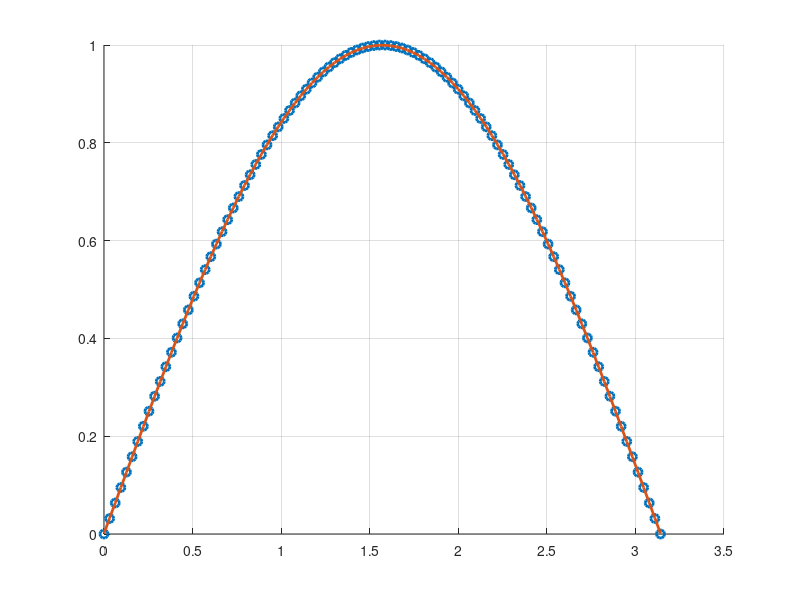
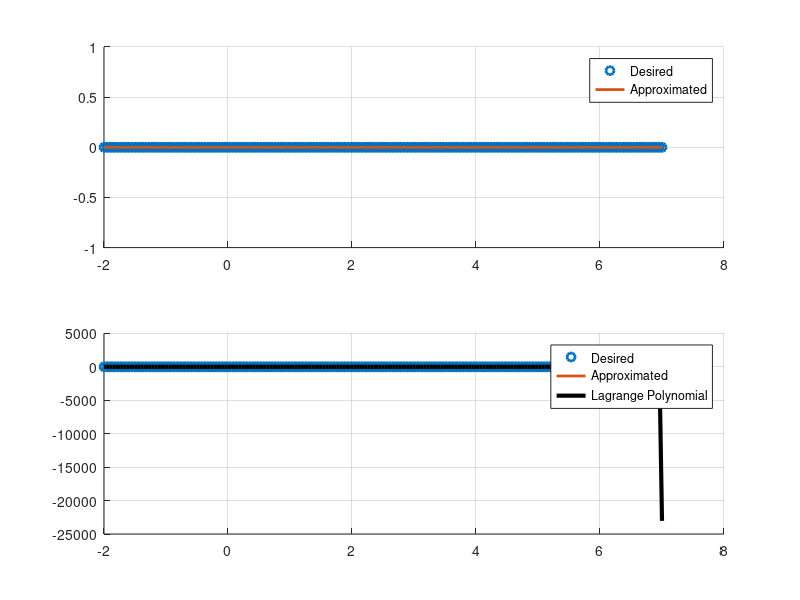

Reproduce these figures in MATLAB, in order.
%% Settings
clearvars
close all
clc

%% Exercise1: Approximating sinx using higher order polynomial
x = linspace(0,pi,100); % 10 Nodes between 0 and pi
y = sin(x); % Desired Function
n = 4; % Order of Interpolation
p = polyfit(x,y,n); % Using a nth order polynomial to approximate y
f = polyval(p,x);

%% Comparing the approximate soluton with the desired curve
figure
hold on
plot(x,y,'o','linewidth',2)
plot(x,f,'linewidth',2)
grid on

%% Exercise2: 
numNodes = 200 % Number of Nodes
x = linspace(-2,7,numNodes);
y1 = zeros(1,length(x));
n = 10; % Order of Interpolation
p1 = polyfit(x,y1,n); % Using a nth order polynomial to approximate y
f1 = polyval(p1,x);

y2 = y1;
y2(end) = 0.6;
p2 = polyfit(x,y2,n); % Using a nth order polynomial to approximate y
f2 = polyval(p2,x);

% approximation using Lagrange Base Polynomial
pLagrange = polyfit(x,y2,length(x) + 1); % Order of Lagrange Base Polynomial -> #Nodes +1
fLagrange = polyval(pLagrange,x);

% y3 = [2,-1,6,3,4,-2];
% p3 = polyfit(x,y3,n); % Using a nth order polynomial to approximate y
% f3 = polyval(p3,x);
% 
% y4 = [2,-1,6.2,3,4,-2];
% p4 = polyfit(x,y4,n); % Using a nth order polynomial to approximate y
% f4 = polyval(p4,x);

figure
subplot(2,1,1)
hold on
plot(x,y1,'o','linewidth',2)
plot(x,f1,'linewidth',2)
grid on
legend('Desired','Approximated')

subplot(2,1,2)
hold on
plot(x,y2,'o','linewidth',2)
plot(x,f2,'linewidth',2)
plot(x,fLagrange,'color','k','linewidth',3)
grid on
legend('Desired','Approximated','Lagrange Polynomial')

% subplot(2,2,3)
% hold on
% plot(x,y3,'o','linewidth',2)
% plot(x,f3,'linewidth',2)
% grid on
% 
% subplot(2,2,4)
% hold on
% plot(x,y4,'o','linewidth',2)
% plot(x,f4,'linewidth',2)
% grid on





